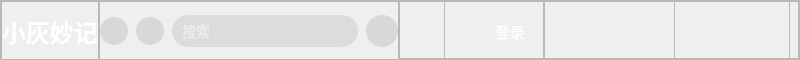
     <widget class="QFrame" name="frame_header">
      <property name="enabled">
       <bool>true</bool>
      </property>
      <property name="sizePolicy">
       <sizepolicy hsizetype="Expanding" vsizetype="Expanding">
        <horstretch>0</horstretch>
        <verstretch>0</verstretch>
       </sizepolicy>
      </property>
      <property name="minimumSize">
       <size>
        <width>0</width>
        <height>60</height>
       </size>
      </property>
      <property name="maximumSize">
       <size>
        <width>16777215</width>
        <height>60</height>
       </size>
      </property>
      <property name="styleSheet">
       <string notr="true">#frame_header{
	padding: 0;
	margin: 0;
}

QPushButton {
	border: none;
	color: rgb(255,255,255);
	border-radius: 6px;
}

QPushButton:hover {
	background-color: rgba(0,0,0,0.05);
}</string>
      </property>
      <property name="frameShape">
       <enum>QFrame::StyledPanel</enum>
      </property>
      <property name="frameShadow">
       <enum>QFrame::Raised</enum>
      </property>
      <layout class="QHBoxLayout" name="horizontalLayout_2">
       <property name="spacing">
        <number>0</number>
       </property>
       <property name="leftMargin">
        <number>0</number>
       </property>
       <property name="topMargin">
        <number>0</number>
       </property>
       <property name="rightMargin">
        <number>0</number>
       </property>
       <property name="bottomMargin">
        <number>0</number>
       </property>
       <item>
        <widget class="QFrame" name="frame_logo">
         <property name="sizePolicy">
          <sizepolicy hsizetype="Fixed" vsizetype="Fixed">
           <horstretch>0</horstretch>
           <verstretch>0</verstretch>
          </sizepolicy>
         </property>
         <property name="minimumSize">
          <size>
           <width>0</width>
           <height>60</height>
          </size>
         </property>
         <property name="maximumSize">
          <size>
           <width>150</width>
           <height>60</height>
          </size>
         </property>
         <property name="toolTipDuration">
          <number>0</number>
         </property>
         <property name="styleSheet">
          <string notr="true"/>
         </property>
         <property name="frameShape">
          <enum>QFrame::StyledPanel</enum>
         </property>
         <property name="frameShadow">
          <enum>QFrame::Raised</enum>
         </property>
         <layout class="QHBoxLayout" name="horizontalLayout">
          <property name="spacing">
           <number>0</number>
          </property>
          <property name="leftMargin">
           <number>0</number>
          </property>
          <property name="topMargin">
           <number>0</number>
          </property>
          <property name="rightMargin">
           <number>0</number>
          </property>
          <property name="bottomMargin">
           <number>0</number>
          </property>
          <item>
           <widget class="QLabel" name="label_logo">
            <property name="sizePolicy">
             <sizepolicy hsizetype="Fixed" vsizetype="Preferred">
              <horstretch>0</horstretch>
              <verstretch>0</verstretch>
             </sizepolicy>
            </property>
            <property name="font">
             <font>
              <family>Microsoft YaHei UI</family>
              <pointsize>18</pointsize>
              <bold>true</bold>
             </font>
            </property>
            <property name="styleSheet">
             <string notr="true">color: #fff;
font-weight: bold;</string>
            </property>
            <property name="text">
             <string>小灰妙记</string>
            </property>
            <property name="textFormat">
             <enum>Qt::AutoText</enum>
            </property>
            <property name="textInteractionFlags">
             <set>Qt::LinksAccessibleByMouse</set>
            </property>
           </widget>
          </item>
         </layout>
        </widget>
       </item>
       <item>
        <widget class="QFrame" name="frame_search">
         <property name="sizePolicy">
          <sizepolicy hsizetype="Expanding" vsizetype="Expanding">
           <horstretch>0</horstretch>
           <verstretch>0</verstretch>
          </sizepolicy>
         </property>
         <property name="minimumSize">
          <size>
           <width>300</width>
           <height>60</height>
          </size>
         </property>
         <property name="maximumSize">
          <size>
           <width>300</width>
           <height>60</height>
          </size>
         </property>
         <property name="frameShape">
          <enum>QFrame::StyledPanel</enum>
         </property>
         <property name="frameShadow">
          <enum>QFrame::Raised</enum>
         </property>
         <layout class="QHBoxLayout" name="horizontalLayout_3">
          <property name="spacing">
           <number>8</number>
          </property>
          <property name="leftMargin">
           <number>0</number>
          </property>
          <property name="topMargin">
           <number>0</number>
          </property>
          <property name="rightMargin">
           <number>0</number>
          </property>
          <property name="bottomMargin">
           <number>0</number>
          </property>
          <item>
           <widget class="QPushButton" name="btn_leftRecord">
            <property name="minimumSize">
             <size>
              <width>28</width>
              <height>28</height>
             </size>
            </property>
            <property name="maximumSize">
             <size>
              <width>28</width>
              <height>28</height>
             </size>
            </property>
            <property name="styleSheet">
             <string notr="true">border-radius: 14px;
background-color: rgba(0,0,0,0.1);</string>
            </property>
            <property name="text">
             <string/>
            </property>
            <property name="icon">
             <iconset resource="../../apprcc.qrc">
              <normaloff>:/icon/assets/icon/left.png</normaloff>:/icon/assets/icon/left.png</iconset>
            </property>
           </widget>
          </item>
          <item>
           <widget class="QPushButton" name="btn_rightRecord">
            <property name="minimumSize">
             <size>
              <width>28</width>
              <height>28</height>
             </size>
            </property>
            <property name="maximumSize">
             <size>
              <width>28</width>
              <height>28</height>
             </size>
            </property>
            <property name="styleSheet">
             <string notr="true">border-radius: 14px;
background-color: rgba(0,0,0,0.1);</string>
            </property>
            <property name="text">
             <string/>
            </property>
            <property name="icon">
             <iconset resource="../../apprcc.qrc">
              <normaloff>:/icon/assets/icon/right.png</normaloff>:/icon/assets/icon/right.png</iconset>
            </property>
           </widget>
          </item>
          <item>
           <widget class="QLineEdit" name="text_search">
            <property name="minimumSize">
             <size>
              <width>0</width>
              <height>32</height>
             </size>
            </property>
            <property name="maximumSize">
             <size>
              <width>16777215</width>
              <height>32</height>
             </size>
            </property>
            <property name="styleSheet">
             <string notr="true">color: #fff;
font-size:14px;
padding: 3px 8px;
border-radius: 16px;
background-color: rgba(0,0,0,0.08);</string>
            </property>
            <property name="placeholderText">
             <string>搜索</string>
            </property>
           </widget>
          </item>
          <item>
           <widget class="QPushButton" name="btn_voice">
            <property name="minimumSize">
             <size>
              <width>32</width>
              <height>32</height>
             </size>
            </property>
            <property name="maximumSize">
             <size>
              <width>32</width>
              <height>32</height>
             </size>
            </property>
            <property name="styleSheet">
             <string notr="true">border-radius: 16px;
background-color: rgba(0,0,0,0.1);</string>
            </property>
            <property name="text">
             <string/>
            </property>
            <property name="icon">
             <iconset resource="../../apprcc.qrc">
              <normaloff>:/icon/assets/icon/voice3.png</normaloff>:/icon/assets/icon/voice3.png</iconset>
            </property>
           </widget>
          </item>
         </layout>
        </widget>
       </item>
       <item alignment="Qt::AlignRight">
        <widget class="QFrame" name="frame_useSelect">
         <property name="minimumSize">
          <size>
           <width>400</width>
           <height>0</height>
          </size>
         </property>
         <property name="maximumSize">
          <size>
           <width>400</width>
           <height>16777215</height>
          </size>
         </property>
         <property name="frameShape">
          <enum>QFrame::StyledPanel</enum>
         </property>
         <property name="frameShadow">
          <enum>QFrame::Raised</enum>
         </property>
         <widget class="QFrame" name="frame_useInfo">
          <property name="geometry">
           <rect>
            <x>45</x>
            <y>0</y>
            <width>100</width>
            <height>60</height>
           </rect>
          </property>
          <property name="sizePolicy">
           <sizepolicy hsizetype="Fixed" vsizetype="Fixed">
            <horstretch>0</horstretch>
            <verstretch>0</verstretch>
           </sizepolicy>
          </property>
          <property name="minimumSize">
           <size>
            <width>100</width>
            <height>60</height>
           </size>
          </property>
          <property name="maximumSize">
           <size>
            <width>100</width>
            <height>60</height>
           </size>
          </property>
          <property name="toolTipDuration">
           <number>0</number>
          </property>
          <property name="frameShape">
           <enum>QFrame::StyledPanel</enum>
          </property>
          <property name="frameShadow">
           <enum>QFrame::Raised</enum>
          </property>
          <layout class="QHBoxLayout" name="horizontalLayout_7">
           <property name="spacing">
            <number>0</number>
           </property>
           <property name="leftMargin">
            <number>0</number>
           </property>
           <property name="topMargin">
            <number>0</number>
           </property>
           <property name="rightMargin">
            <number>0</number>
           </property>
           <property name="bottomMargin">
            <number>0</number>
           </property>
           <item>
            <widget class="QPushButton" name="btn_login_icon">
             <property name="minimumSize">
              <size>
               <width>32</width>
               <height>32</height>
              </size>
             </property>
             <property name="maximumSize">
              <size>
               <width>32</width>
               <height>32</height>
              </size>
             </property>
             <property name="styleSheet">
              <string notr="true">image: url(:/icon/assets/icon/user.png)</string>
             </property>
             <property name="text">
              <string/>
             </property>
            </widget>
           </item>
           <item>
            <widget class="QPushButton" name="btn_login_text">
             <property name="minimumSize">
              <size>
               <width>0</width>
               <height>32</height>
              </size>
             </property>
             <property name="maximumSize">
              <size>
               <width>16777215</width>
               <height>32</height>
              </size>
             </property>
             <property name="font">
              <font>
               <pointsize>11</pointsize>
              </font>
             </property>
             <property name="contextMenuPolicy">
              <enum>Qt::NoContextMenu</enum>
             </property>
             <property name="text">
              <string>登录</string>
             </property>
            </widget>
           </item>
          </layout>
         </widget>
         <widget class="QFrame" name="frame_app">
          <property name="geometry">
           <rect>
            <x>145</x>
            <y>0</y>
            <width>131</width>
            <height>60</height>
           </rect>
          </property>
          <property name="minimumSize">
           <size>
            <width>0</width>
            <height>60</height>
           </size>
          </property>
          <property name="maximumSize">
           <size>
            <width>200</width>
            <height>60</height>
           </size>
          </property>
          <property name="frameShape">
           <enum>QFrame::StyledPanel</enum>
          </property>
          <property name="frameShadow">
           <enum>QFrame::Raised</enum>
          </property>
          <layout class="QHBoxLayout" name="horizontalLayout_8">
           <property name="spacing">
            <number>0</number>
           </property>
           <property name="leftMargin">
            <number>0</number>
           </property>
           <property name="topMargin">
            <number>0</number>
           </property>
           <property name="rightMargin">
            <number>0</number>
           </property>
           <property name="bottomMargin">
            <number>0</number>
           </property>
           <item>
            <widget class="QPushButton" name="btn_skin">
             <property name="minimumSize">
              <size>
               <width>32</width>
               <height>32</height>
              </size>
             </property>
             <property name="maximumSize">
              <size>
               <width>32</width>
               <height>32</height>
              </size>
             </property>
             <property name="text">
              <string/>
             </property>
             <property name="icon">
              <iconset resource="../../apprcc.qrc">
               <normaloff>:/icon/assets/icon/skin.png</normaloff>:/icon/assets/icon/skin.png</iconset>
             </property>
             <property name="iconSize">
              <size>
               <width>28</width>
               <height>28</height>
              </size>
             </property>
            </widget>
           </item>
           <item>
            <widget class="QPushButton" name="btn_setting">
             <property name="minimumSize">
              <size>
               <width>32</width>
               <height>32</height>
              </size>
             </property>
             <property name="maximumSize">
              <size>
               <width>32</width>
               <height>32</height>
              </size>
             </property>
             <property name="text">
              <string/>
             </property>
             <property name="icon">
              <iconset resource="../../apprcc.qrc">
               <normaloff>:/icon/assets/icon/setting.png</normaloff>:/icon/assets/icon/setting.png</iconset>
             </property>
             <property name="iconSize">
              <size>
               <width>28</width>
               <height>28</height>
              </size>
             </property>
            </widget>
           </item>
           <item>
            <widget class="QPushButton" name="btn_message">
             <property name="minimumSize">
              <size>
               <width>32</width>
               <height>32</height>
              </size>
             </property>
             <property name="maximumSize">
              <size>
               <width>32</width>
               <height>32</height>
              </size>
             </property>
             <property name="text">
              <string/>
             </property>
             <property name="icon">
              <iconset resource="../../apprcc.qrc">
               <normaloff>:/icon/assets/icon/message.png</normaloff>:/icon/assets/icon/message.png</iconset>
             </property>
             <property name="iconSize">
              <size>
               <width>28</width>
               <height>28</height>
              </size>
             </property>
            </widget>
           </item>
          </layout>
         </widget>
         <widget class="QFrame" name="frame_window">
          <property name="geometry">
           <rect>
            <x>275</x>
            <y>0</y>
            <width>116</width>
            <height>60</height>
           </rect>
          </property>
          <property name="layoutDirection">
           <enum>Qt::LeftToRight</enum>
          </property>
          <property name="frameShape">
           <enum>QFrame::StyledPanel</enum>
          </property>
          <property name="frameShadow">
           <enum>QFrame::Raised</enum>
          </property>
          <layout class="QHBoxLayout" name="horizontalLayout_9">
           <property name="spacing">
            <number>0</number>
           </property>
           <property name="leftMargin">
            <number>0</number>
           </property>
           <property name="topMargin">
            <number>0</number>
           </property>
           <property name="rightMargin">
            <number>0</number>
           </property>
           <property name="bottomMargin">
            <number>0</number>
           </property>
           <item>
            <widget class="QPushButton" name="btn_mini">
             <property name="minimumSize">
              <size>
               <width>32</width>
               <height>32</height>
              </size>
             </property>
             <property name="maximumSize">
              <size>
               <width>32</width>
               <height>32</height>
              </size>
             </property>
             <property name="font">
              <font>
               <family>Microsoft YaHei UI</family>
              </font>
             </property>
             <property name="text">
              <string/>
             </property>
             <property name="icon">
              <iconset resource="../../apprcc.qrc">
               <normaloff>:/icon/assets/icon/minimizing.png</normaloff>:/icon/assets/icon/minimizing.png</iconset>
             </property>
             <property name="iconSize">
              <size>
               <width>28</width>
               <height>28</height>
              </size>
             </property>
            </widget>
           </item>
           <item>
            <widget class="QPushButton" name="btn_change">
             <property name="minimumSize">
              <size>
               <width>32</width>
               <height>32</height>
              </size>
             </property>
             <property name="maximumSize">
              <size>
               <width>32</width>
               <height>32</height>
              </size>
             </property>
             <property name="styleSheet">
              <string notr="true">padding: 4px;
margin: 4px;</string>
             </property>
             <property name="text">
              <string/>
             </property>
             <property name="icon">
              <iconset resource="../../apprcc.qrc">
               <normaloff>:/icon/assets/icon/outline-maximize-3.png</normaloff>:/icon/assets/icon/outline-maximize-3.png</iconset>
             </property>
             <property name="iconSize">
              <size>
               <width>28</width>
               <height>28</height>
              </size>
             </property>
            </widget>
           </item>
           <item>
            <widget class="QPushButton" name="btn_close">
             <property name="minimumSize">
              <size>
               <width>32</width>
               <height>32</height>
              </size>
             </property>
             <property name="maximumSize">
              <size>
               <width>32</width>
               <height>32</height>
              </size>
             </property>
             <property name="text">
              <string/>
             </property>
             <property name="icon">
              <iconset resource="../../apprcc.qrc">
               <normaloff>:/icon/assets/icon/close.png</normaloff>:/icon/assets/icon/close.png</iconset>
             </property>
             <property name="iconSize">
              <size>
               <width>28</width>
               <height>28</height>
              </size>
             </property>
            </widget>
           </item>
          </layout>
         </widget>
        </widget>
       </item>
      </layout>
     </widget>
